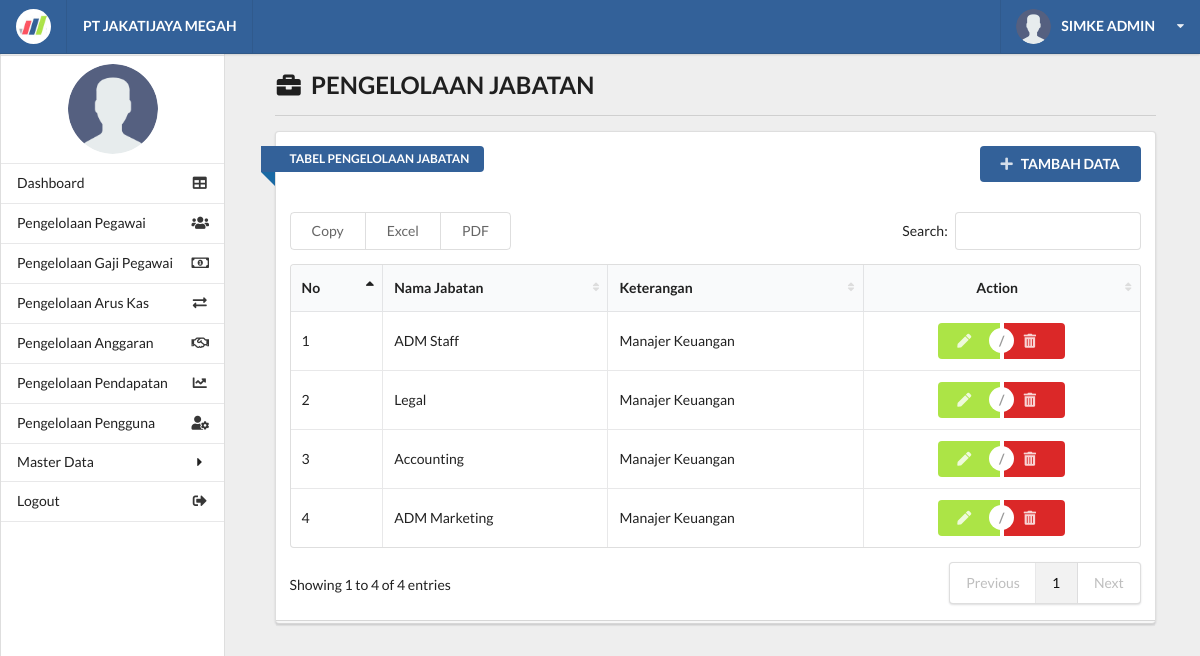
Before: /kelola_jabatan.php (signed in) with the older database file.
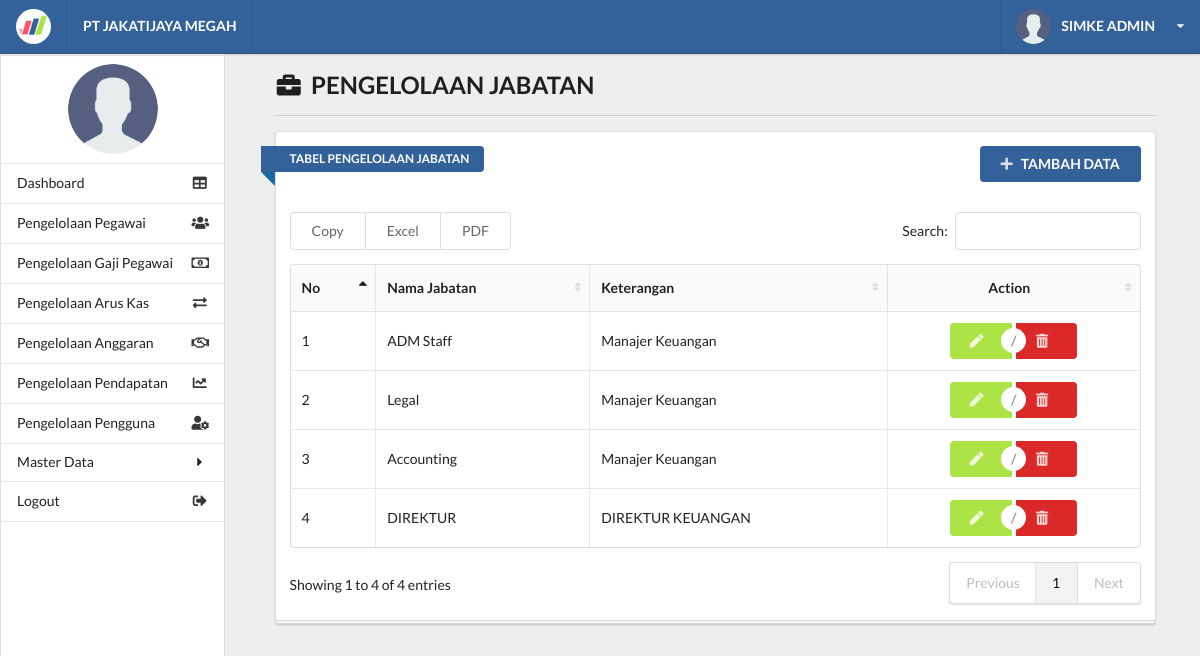
After: the same page with the newer database file.
### tables this page shows
CREATE TABLE `tb_jabatan` (
  `id_jabatan` int(11) NOT NULL AUTO_INCREMENT,
  `nama_jabatan` varchar(250) NOT NULL,
  `keterangan` text,
  PRIMARY KEY (`id_jabatan`)
);

### functions/function_jabatan.php (called while the page is built, shortened)
<?php
	require_once 'database.php';
	function getData() {
		global $conn;
		$sql 	= "SELECT * FROM tb_jabatan";
		$result	= mysqli_query($conn, $sql);
		return mysqli_fetch_all($result, MYSQLI_ASSOC);
	}
?>

### kelola_jabatan.php (the view, shortened to what this page needs)
<?php
	require 'functions/function_jabatan.php';
	include_once 'layout/header.php';
	include_once 'layout/sidebar.php';
?>
		<div class="right floated thirteen wide computer sixteen wide phone column" id="content">
			<div class="ui container grid">
				<div class="row">
					<div class="fifteen wide computer sixteen wide phone centered column">
						<h2><i class="briefcase icon"></i> PENGELOLAAN JABATAN</h2>
						<div class="ui divider"></div>
						<div class="ui grid">
							<div class="sixteen wide computer sixteen wide phone centered column">
								<div class="ui stacked segment">
									<div class="">
										<a href="add_jabatan.php" class="ui blue right floated button">
											<i class="plus icon"></i>TAMBAH DATA
										</a>
										<div class="ui blue ribbon icon label">TABEL PENGELOLAAN JABATAN</div>
										<br><br><br>
									</div>
									<table id="example" class="ui celled table responsive nowrap unstackable" style="width:100%">
									    <thead>
									        <tr>
									            <th>No</th>
									            <th>Nama Jabatan</th>
									            <th>Keterangan</th>
									            <th style="text-align: center;">Action</th>
									        </tr>
									    </thead>
									    <tbody>
									    <?php $all = getData(); $no = 1; ?>
									    <?php foreach ($all as $data) { ?>
									    	<tr>
									    	    <td><?= $no++ ?></td>
									    	    <td><?= $data['nama_jabatan'] ?></td>
									    	    <td><?= $data['keterangan'] ?></td>
									    	    <td style="text-align: center;">
									    	    	<div class="ui buttons">
									    	    	  <a href="<?= 'edit_jabatan.php?id='.$data['id_jabatan']; ?>" class="ui green button"><i class="pen icon"></i></a>
									    	    	  <div class="or" data-text="/"></div>
									    	    	  <a href="<?= 'functions/function_jabatan.php?hapus='.$data['id_jabatan']; ?>" class="ui red button"><i class="trash alternate icon"></i></a>
									    	    	</div>
									    	    </td>
									    	</tr>
									    <?php } ?>
									    </tbody>
									</table>
								</div>
							</div>
						</div>
					</div>
				</div>
			</div>
		</div>
<?php
	include_once 'layout/footer.php';
?>

Changed rows visible on the page:
removed tb_jabatan: nama_jabatan "ADM Marketing", keterangan "Manajer Keuangan"
added tb_jabatan: nama_jabatan "DIREKTUR", keterangan "DIREKTUR KEUANGAN"
